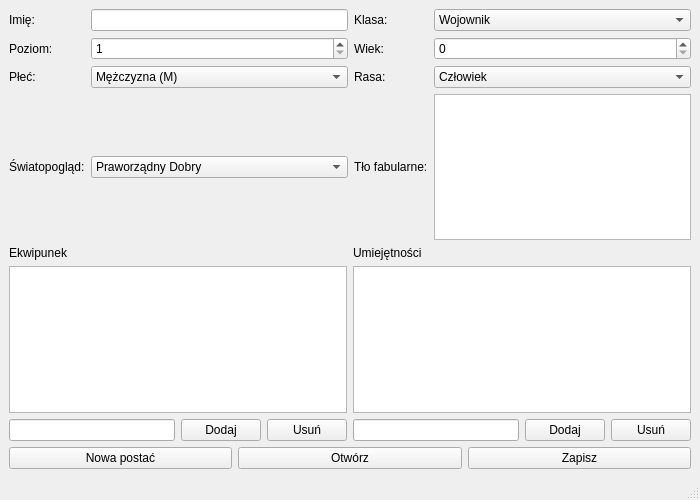
<?xml version="1.0" encoding="UTF-8"?>
<ui version="4.0">
 <class>MainWindow</class>
 <widget class="QMainWindow" name="MainWindow">
  <property name="geometry">
   <rect>
    <x>0</x>
    <y>0</y>
    <width>700</width>
    <height>500</height>
   </rect>
  </property>
  <widget class="QWidget" name="centralwidget">
   <layout class="QVBoxLayout" name="verticalLayout">
    <item>
     <layout class="QGridLayout" name="gridLayout">
      <item row="0" column="0">
       <widget class="QLabel" name="labelName">
        <property name="text">
         <string>Imię:</string>
        </property>
       </widget>
      </item>
      <item row="0" column="1">
       <widget class="QLineEdit" name="lineEditName"/>
      </item>
      <item row="0" column="2">
       <widget class="QLabel" name="labelClass">
        <property name="text">
         <string>Klasa:</string>
        </property>
       </widget>
      </item>
      <item row="0" column="3">
       <widget class="QComboBox" name="comboBoxClass">
        <item><property name="text"><string>Wojownik</string></property></item>
        <item><property name="text"><string>Barbarzyńca</string></property></item>
        <item><property name="text"><string>Bard</string></property></item>
        <item><property name="text"><string>Druid</string></property></item>
        <item><property name="text"><string>Mag</string></property></item>
        <item><property name="text"><string>Czarnoksiężnik</string></property></item>
        <item><property name="text"><string>Zaklinacz</string></property></item>
        <item><property name="text"><string>Łowca</string></property></item>
        <item><property name="text"><string>Łotr</string></property></item>
        <item><property name="text"><string>Mnich</string></property></item>
        <item><property name="text"><string>Kleryk</string></property></item>
        <item><property name="text"><string>Paladyn</string></property></item>
       </widget>
      </item>
      <item row="1" column="0">
       <widget class="QLabel" name="labelLevel">
        <property name="text">
         <string>Poziom:</string>
        </property>
       </widget>
      </item>
      <item row="1" column="1">
       <widget class="QSpinBox" name="spinBoxLevel">
        <property name="minimum">
         <number>1</number>
        </property>
        <property name="maximum">
         <number>100</number>
        </property>
       </widget>
      </item>
      <item row="1" column="2">
       <widget class="QLabel" name="labelAge">
        <property name="text">
         <string>Wiek:</string>
        </property>
       </widget>
      </item>
      <item row="1" column="3">
       <widget class="QSpinBox" name="spinBoxAge">
        <property name="minimum">
         <number>0</number>
        </property>
        <property name="maximum">
         <number>999</number>
        </property>
       </widget>
      </item>
      <item row="2" column="0">
       <widget class="QLabel" name="labelGender">
        <property name="text">
         <string>Płeć:</string>
        </property>
       </widget>
      </item>
      <item row="2" column="1">
       <widget class="QComboBox" name="comboBoxGender">
        <item><property name="text"><string>Mężczyzna (M)</string></property></item>
        <item><property name="text"><string>Kobieta (K)</string></property></item>
       </widget>
      </item>
      <item row="2" column="2">
       <widget class="QLabel" name="labelRace">
        <property name="text">
         <string>Rasa:</string>
        </property>
       </widget>
      </item>
      <item row="2" column="3">
       <widget class="QComboBox" name="comboBoxRace">
        <item><property name="text"><string>Człowiek</string></property></item>
        <item><property name="text"><string>Elf</string></property></item>
        <item><property name="text"><string>Półork</string></property></item>
        <item><property name="text"><string>Półelf</string></property></item>
        <item><property name="text"><string>Gnom</string></property></item>
        <item><property name="text"><string>Niziołek</string></property></item>
        <item><property name="text"><string>Krasnolud</string></property></item>
        <item><property name="text"><string>Diabelstwo</string></property></item>
        <item><property name="text"><string>Drakon</string></property></item>
        <item><property name="text"><string>Mroczny elf</string></property></item>
       </widget>
      </item>
      <item row="3" column="0">
       <widget class="QLabel" name="labelAlignment">
        <property name="text">
         <string>Światopogląd:</string>
        </property>
       </widget>
      </item>
      <item row="3" column="1">
       <widget class="QComboBox" name="comboBoxAlignment">
        <item><property name="text"><string>Praworządny Dobry</string></property></item>
        <item><property name="text"><string>Neutralny Dobry</string></property></item>
        <item><property name="text"><string>Chaotyczny Dobry</string></property></item>
        <item><property name="text"><string>Praworządny Neutralny</string></property></item>
        <item><property name="text"><string>Neutralny</string></property></item>
        <item><property name="text"><string>Chaotyczny Neutralny</string></property></item>
        <item><property name="text"><string>Praworządny Zły</string></property></item>
        <item><property name="text"><string>Neutralny Zły</string></property></item>
        <item><property name="text"><string>Chaotyczny Zły</string></property></item>
       </widget>
      </item>
      <item row="3" column="2">
       <widget class="QLabel" name="labelBackground">
        <property name="text">
         <string>Tło fabularne:</string>
        </property>
       </widget>
      </item>
      <item row="3" column="3">
       <widget class="QTextEdit" name="textEditBackground"/>
      </item>
     </layout>
    </item>
    <item>
     <layout class="QHBoxLayout" name="horizontalLayout">
      <item>
       <layout class="QVBoxLayout" name="verticalLayoutEquipment">
        <item>
         <widget class="QLabel" name="labelEquipment">
          <property name="text">
           <string>Ekwipunek</string>
          </property>
         </widget>
        </item>
        <item>
         <widget class="QListWidget" name="listWidgetEquipment"/>
        </item>
        <item>
         <layout class="QHBoxLayout" name="horizontalLayoutAddEquipment">
          <item>
           <widget class="QLineEdit" name="lineEditAddEquipment"/>
          </item>
          <item>
           <widget class="QPushButton" name="pushButtonAddEquipment">
            <property name="text">
             <string>Dodaj</string>
            </property>
           </widget>
          </item>
          <item>
           <widget class="QPushButton" name="pushButtonRemoveEquipment">
            <property name="text">
             <string>Usuń</string>
            </property>
           </widget>
          </item>
         </layout>
        </item>
       </layout>
      </item>
      <item>
       <layout class="QVBoxLayout" name="verticalLayoutSkills">
        <item>
         <widget class="QLabel" name="labelSkills">
          <property name="text">
           <string>Umiejętności</string>
          </property>
         </widget>
        </item>
        <item>
         <widget class="QListWidget" name="listWidgetSkills"/>
        </item>
        <item>
         <layout class="QHBoxLayout" name="horizontalLayoutAddSkill">
          <item>
           <widget class="QLineEdit" name="lineEditAddSkill"/>
          </item>
          <item>
           <widget class="QPushButton" name="pushButtonAddSkill">
            <property name="text">
             <string>Dodaj</string>
            </property>
           </widget>
          </item>
          <item>
           <widget class="QPushButton" name="pushButtonRemoveSkill">
            <property name="text">
             <string>Usuń</string>
            </property>
           </widget>
          </item>
         </layout>
        </item>
       </layout>
      </item>
     </layout>
    </item>
    <item>
     <layout class="QHBoxLayout" name="horizontalLayoutButtons">
      <item>
       <widget class="QPushButton" name="pushButtonNew">
        <property name="text">
         <string>Nowa postać</string>
        </property>
       </widget>
      </item>
      <item>
       <widget class="QPushButton" name="pushButtonOpen">
        <property name="text">
         <string>Otwórz</string>
        </property>
       </widget>
      </item>
      <item>
       <widget class="QPushButton" name="pushButtonSave">
        <property name="text">
         <string>Zapisz</string>
        </property>
       </widget>
      </item>
     </layout>
    </item>
   </layout>
  </widget>
  <widget class="QMenuBar" name="menubar"/>
  <widget class="QStatusBar" name="statusbar"/>
 </widget>
 <resources/>
 <connections/>
</ui>
